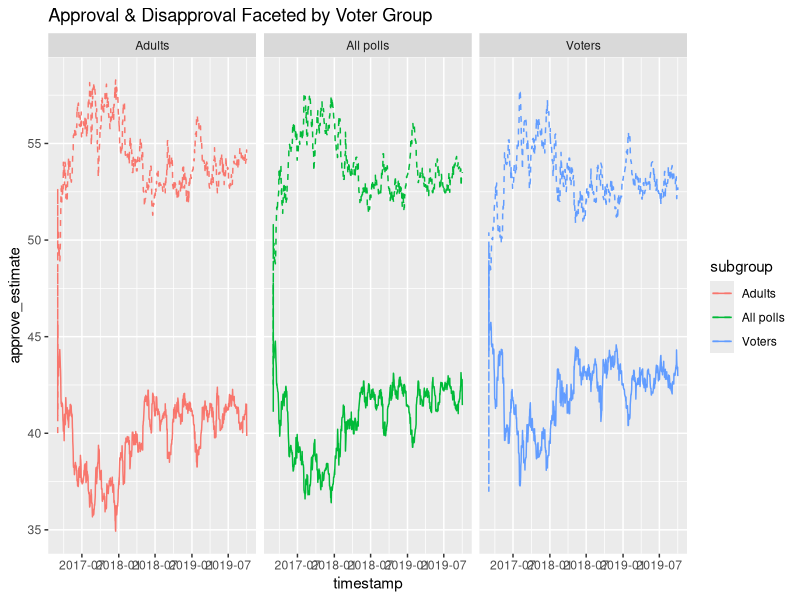

The R source for this figure:
## ---- chunk 1

## ---- chunk 2
library(readr)
library(dplyr)
library(tidyr)
library(forcats)
library(data.table)
library(ggplot2)
library(stringr)
## ---- chunk 3
# Loading the data 
#polls <- read.csv("approval_polllist.csv")
topline <- read.csv("approval_topline.csv")
#glimpse(polls)
glimpse(topline)
#class(polls$timestamp)

#converting into workabble format
#polls$timestamp <- as.POSIXct(polls$timestamp, tz = '', format = "%H:%M:%OS %d %b %Y")
topline$timestamp <- as.POSIXct(topline$timestamp, tz = '', format = "%H:%M:%OS %d %b %Y")
topline$modeldate <- as.POSIXct(topline$modeldate, tz = '', format = "%m/%d/%Y")
#class(polls$timestamp)
class(topline$modeldate)

# polls$modeldate <- as.POSIXct(polls$modeldate, tz = '', format = "%m/%d/%Y")
# levels(polls$subgroup)
## ---- chunk 4
#topline %>% ggplot(aes ( x = timestamp, y = approve_estimate, col = subgroup)) + geom_line() + facet_wrap(~subgroup) + labs(title = "Approval Faceted by Voter Group", xlab = "Approval", ylab = "Time")

#adding dissaproval 
topline %>% ggplot() + geom_line(data = topline, aes(x = timestamp, y = approve_estimate, col = subgroup)) + geom_line(data = topline, aes(x = timestamp, y = disapprove_estimate, col = subgroup), linetype = "dashed") + facet_wrap(~subgroup) + labs(title = "Approval & Disapproval Faceted by Voter Group", xlab = "Approval", ylab = "Time")

limit_1 <- as.Date(c('2018-01-01', '2019-01-01'))
# topline %>% 
#   filter(subgroup == "Voters") %>% 
#   ggplot() + 
#   geom_line(data = topline, aes(x = modeldate, y = approve_estimate), colour = "blue") + 
#   geom_line(data = topline, aes(x = modeldate, y = disapprove_estimate), linetype = "dashed", colour = "red") + xlim(limit_1, format = "%Y-%m-%d") + labs(title = "Approval & Disapproval", xlab = "Percentage", ylab = "Time")
